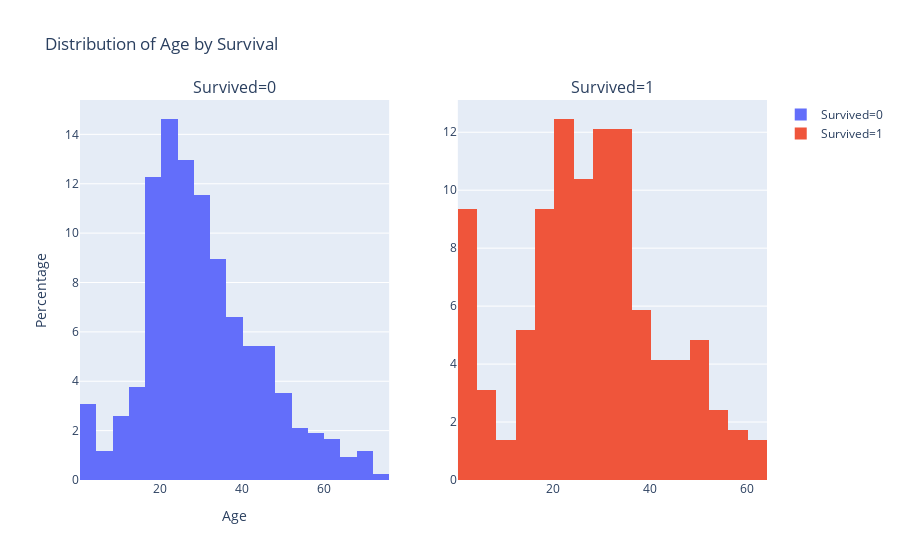

Notebook cell for this chart:
### Code cell
# Define bins for the histogram
bins = np.linspace(passenger_df_train['Age'].min(), passenger_df_train['Age'].max(), 20)

# Create subplots
fig = subplots.make_subplots(rows=1, cols=2, subplot_titles=("Survived=0", "Survived=1"))

# Create histograms for each subplot
for survived_val in [0, 1]:
    age_data = passenger_df_train[passenger_df_train['Survived'] == survived_val]['Age']
    histogram = go.Histogram(x=age_data, histnorm='percent', name=f'Survived={survived_val}', xbins=dict(start=min(bins), end=max(bins), size=(max(bins)-min(bins))/len(bins)))
    fig.add_trace(histogram, row=1, col=survived_val + 1)

# Update layout
fig.update_layout(title_text="Distribution of Age by Survival",
                  xaxis_title="Age",
                  yaxis_title="Percentage",
                  showlegend=True)

# Show the plot
fig.show()

### Figure 1 — Plotly figure (JSON) as saved in the notebook; plotly's stock layout.template omitted (floating-point values rounded to 4 significant figures; data arrays with more than 128 entries replaced by an {"elided": "..."} marker saying what was removed)
{"data": [{"histnorm": "percent", "name": "Survived=0", "type": "histogram", "x": {"elided": "549 float values"}, "xaxis": "x", "xbins": {"end": 80, "size": 3.979, "start": 0.42}, "yaxis": "y"}, {"histnorm": "percent", "name": "Survived=1", "type": "histogram", "x": {"elided": "342 float values"}, "xaxis": "x2", "xbins": {"end": 80, "size": 3.979, "start": 0.42}, "yaxis": "y2"}], "layout": {"annotations": [{"font": {"size": 16}, "showarrow": false, "text": "Survived=0", "x": 0.225, "xanchor": "center", "xref": "paper", "y": 1, "yanchor": "bottom", "yref": "paper"}, {"font": {"size": 16}, "showarrow": false, "text": "Survived=1", "x": 0.775, "xanchor": "center", "xref": "paper", "y": 1, "yanchor": "bottom", "yref": "paper"}], "autosize": true, "showlegend": true, "title": {"text": "Distribution of Age by Survival"}, "xaxis": {"anchor": "y", "autorange": true, "domain": [0, 0.45], "range": [0.42, 76.02], "title": {"text": "Age"}, "type": "linear"}, "xaxis2": {"anchor": "y2", "autorange": true, "domain": [0.55, 1], "range": [0.42, 64.08], "type": "linear"}, "yaxis": {"anchor": "x", "autorange": true, "domain": [0, 1], "range": [0, 15.39], "title": {"text": "Percentage"}}, "yaxis2": {"anchor": "x2", "autorange": true, "domain": [0, 1], "range": [0, 13.11]}}}
